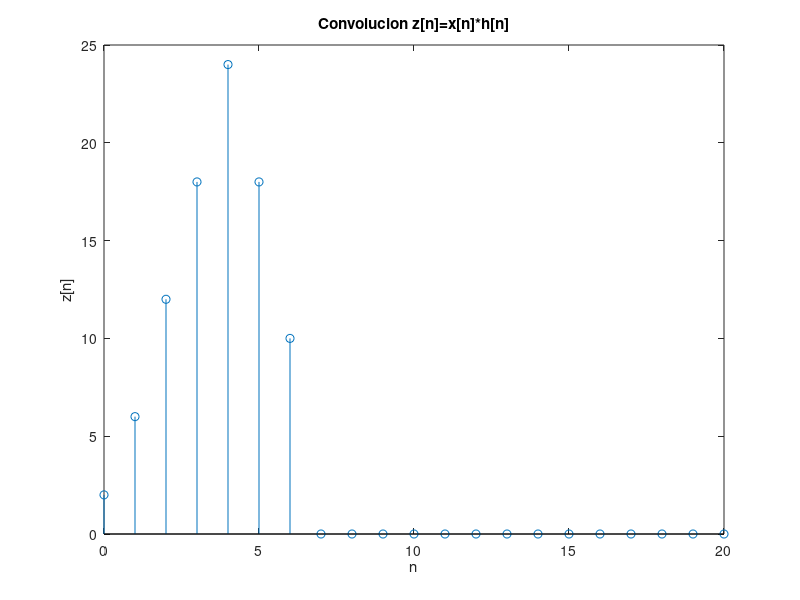

This figure's MATLAB source:
% Señal
n = 0:1:4;
x = n + 1;

xn = zeros(1,11);
xn(1:5) = x;

% Respuestas impulso
n = 0:1:2;

h = zeros(1,11);
h(1:3) = [2, 2, 2];

n = 0:1:20;

z = conv(xn,h);

stem(n, z);
xlabel('n');
ylabel('z[n]');
title('Convolucion z[n]=x[n]*h[n]');